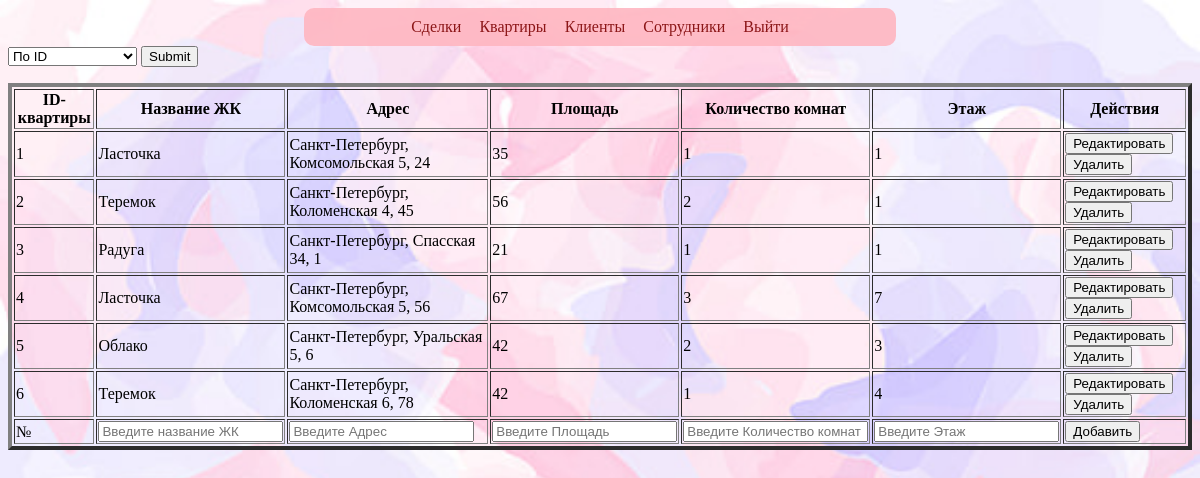
The page /Kvart.php on the database its author committed.
### Kvart.php (the view, shortened to what this page needs)
<?php
$mysql = mysqli_connect("localhost", "root", "", "test");
?>
<html>
<head>
</head>
<body>
<nav>
            <div>
               <a class="a_nav" href="Sdelk.php">Сделки</a>
				<a class="a_nav" href="Kvart.php">Квартиры</a>
				<a class="a_nav" href="Clients.php">Клиенты</a>
				<a class="a_nav" href="Sotrudniki.php">Сотрудники</a>
                <a class="a_nav" href="admin.php">Выйти</a>
            </div>
  </nav>
  <form method="GET" id="f1">
        <select name="fSelect">
            <option value="ID" <?php if ($_GET['fSelect'] == "ID") echo "selected" ?>>По ID</option>
        </select>
        <input type="submit" id="fSubmit1">
    </form>
    <?php
    if ($_GET["fSelect"] == "ID")
        $res = mysqli_query($mysql, "SELECT * FROM `квартиры` ORDER BY `квартиры`.`ID-квартиры` ASC ");
    else if ($_GET["fSelect"] == "GK")
        $res = mysqli_query($mysql, "SELECT * FROM `квартиры` ORDER BY `квартиры`.`Название ЖК` ASC ");
    else
        $res = mysqli_query($mysql, "SELECT * FROM `квартиры`");
    ?>
  <table border=4 align="center">
        <tr>
            <th>ID-квартиры</th>
            <th>Название ЖК</th>
            <th>Адрес</th>
            <th>Площадь</th>
            <th>Количество комнат</th>
            <th>Этаж</th>
            <th>Действия</th>
        </tr>
        <?php while ($Clients = mysqli_fetch_array($res)) { ?>
            <tr>
                <form method="POST">
                    <td><?= $Clients['ID-квартиры'] ?></td>
					<td><?= $Clients['Название ЖК']  ?></td>
					<td><?= $Clients['Адрес'] ?></td>
					<td><?= $Clients['Площадь'] ?></td>
					<td><?= $Clients['Количество комнат'] ?></td>
					<td><?= $Clients['Этаж'] ?></td>
                    <td>
                        <button type="submit" name="Edit" value="<?= $Clients['ID-квартиры'] ?>">Редактировать</button>
                        <button type="submit" name="Del" value="<?= $Clients['ID-квартиры'] ?>">Удалить</button>
                    </td>
                </form>
            </tr>
        <?php } ?>
        <tr>
            <form method="POST">
                <td>№</td>
                <td><input type="varchar" name="GK" placeholder="Введите название ЖК" required></td>
                <td><input type="varchar" name="Adr" placeholder="Введите Адрес" required></td>
                <td><input type="int" name="Plo" placeholder="Введите Площадь" required></td>
                <td><input type="int" name="Kom" placeholder="Введите Количество комнат" required></td>
                <td><input type="int" name="Et" placeholder="Введите Этаж" required></td>
                <td><button type="submit" name="Add" value="<?= $Clients['ID-квартиры'] ?>">Добавить</button></td>
            </form>
        </tr>
    </table>
  </body>
  </html>

### Kvart.php (style rules this page uses)
BODY { background: url(background.jpg) no-repeat 0px 0px; background-size: 100%; }
nav { display: block; border-radius: 10px; padding-top: 10px; padding-bottom: 10px; background: #FFB6C1; margin-left: -10px; margin-right: -10px; text-align: center; opacity: 90%; width: 50%; margin-left: auto; margin-right: auto; }
.a_nav { margin: 7px; color: #800000; text-decoration: none }

### rows shown on the page
квартиры: value "1", Название ЖК "Ласточка", Адрес "Санкт-Петербург, Комсомольская 5, 24", Площадь "35", Количество комнат "1", Этаж "1"
квартиры: value "2", Название ЖК "Теремок", Адрес "Санкт-Петербург, Коломенская 4, 45", Площадь "56", Количество комнат "2", Этаж "1"
квартиры: value "3", Название ЖК "Радуга", Адрес "Санкт-Петербург, Спасская 34, 1", Площадь "21", Количество комнат "1", Этаж "1"
квартиры: value "4", Название ЖК "Ласточка", Адрес "Санкт-Петербург, Комсомольская 5, 56", Площадь "67", Количество комнат "3", Этаж "7"
квартиры: value "5", Название ЖК "Облако", Адрес "Санкт-Петербург, Уральская 5, 6", Площадь "42", Количество комнат "2", Этаж "3"
квартиры: value "6", Название ЖК "Теремок", Адрес "Санкт-Петербург, Коломенская 6, 78", Площадь "42", Количество комнат "1", Этаж "4"
